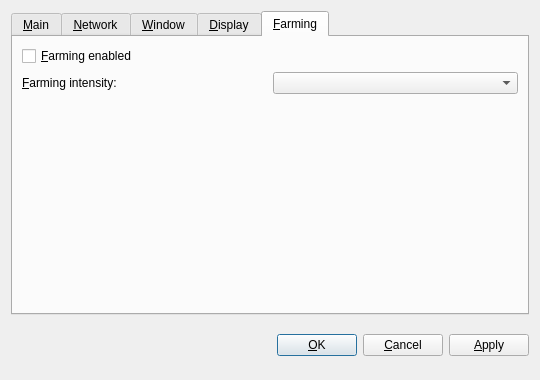
<?xml version="1.0" encoding="UTF-8"?>
<ui version="4.0">
 <class>OptionsDialog</class>
 <widget class="QDialog" name="OptionsDialog">
  <property name="geometry">
   <rect>
    <x>0</x>
    <y>0</y>
    <width>540</width>
    <height>380</height>
   </rect>
  </property>
  <property name="windowTitle">
   <string>Options</string>
  </property>
  <property name="modal">
   <bool>true</bool>
  </property>
  <layout class="QVBoxLayout" name="verticalLayout">
   <item>
    <widget class="QTabWidget" name="tabWidget">
     <property name="tabPosition">
      <enum>QTabWidget::North</enum>
     </property>
     <property name="currentIndex">
      <number>4</number>
     </property>
     <widget class="QWidget" name="tabMain">
      <attribute name="title">
       <string>&amp;Main</string>
      </attribute>
      <layout class="QVBoxLayout" name="verticalLayout_Main">
       <item>
        <widget class="QLabel" name="transactionFeeInfoLabel">
         <property name="text">
          <string>Optional transaction fee per kB that helps make sure your transactions are processed quickly. Most transactions are 1 kB.</string>
         </property>
         <property name="textFormat">
          <enum>Qt::PlainText</enum>
         </property>
         <property name="wordWrap">
          <bool>true</bool>
         </property>
        </widget>
       </item>
       <item>
        <layout class="QHBoxLayout" name="horizontalLayout_1_Main">
         <item>
          <widget class="QLabel" name="transactionFeeLabel">
           <property name="text">
            <string>Pay transaction &amp;fee</string>
           </property>
           <property name="textFormat">
            <enum>Qt::PlainText</enum>
           </property>
           <property name="buddy">
            <cstring>transactionFee</cstring>
           </property>
          </widget>
         </item>
         <item>
          <widget class="BitcoinAmountField" name="transactionFee"/>
         </item>
         <item>
          <spacer name="horizontalSpacer_1_Main">
           <property name="orientation">
            <enum>Qt::Horizontal</enum>
           </property>
           <property name="sizeHint" stdset="0">
            <size>
             <width>40</width>
             <height>20</height>
            </size>
           </property>
          </spacer>
         </item>
        </layout>
       </item>
       <item>
        <widget class="QCheckBox" name="bitcoinAtStartup">
         <property name="toolTip">
          <string>Automatically start Flaxscript after logging in to the system.</string>
         </property>
         <property name="text">
          <string>&amp;Start Flaxscript on system login</string>
         </property>
        </widget>
       </item>
       <item>
        <spacer name="verticalSpacer_Main">
         <property name="orientation">
          <enum>Qt::Vertical</enum>
         </property>
         <property name="sizeHint" stdset="0">
          <size>
           <width>20</width>
           <height>40</height>
          </size>
         </property>
        </spacer>
       </item>
       <item>
        <layout class="QHBoxLayout" name="horizontalLayout_2_Main">
         <item>
          <spacer name="horizontalSpacer_2_Main">
           <property name="orientation">
            <enum>Qt::Horizontal</enum>
           </property>
           <property name="sizeHint" stdset="0">
            <size>
             <width>40</width>
             <height>20</height>
            </size>
           </property>
          </spacer>
         </item>
         <item>
          <widget class="QPushButton" name="resetButton">
           <property name="toolTip">
            <string>Reset all client options to default.</string>
           </property>
           <property name="text">
            <string>&amp;Reset Options</string>
           </property>
           <property name="autoDefault">
            <bool>false</bool>
           </property>
          </widget>
         </item>
        </layout>
       </item>
      </layout>
     </widget>
     <widget class="QWidget" name="tabNetwork">
      <attribute name="title">
       <string>&amp;Network</string>
      </attribute>
      <layout class="QVBoxLayout" name="verticalLayout_Network">
       <item>
        <widget class="QCheckBox" name="mapPortUpnp">
         <property name="toolTip">
          <string>Automatically open the Flaxscript client port on the router. This only works when your router supports UPnP and it is enabled.</string>
         </property>
         <property name="text">
          <string>Map port using &amp;UPnP</string>
         </property>
        </widget>
       </item>
       <item>
        <widget class="QCheckBox" name="connectSocks">
         <property name="toolTip">
          <string>Connect to the Flaxscript network through a SOCKS proxy (e.g. when connecting through Tor).</string>
         </property>
         <property name="text">
          <string>&amp;Connect through SOCKS proxy:</string>
         </property>
        </widget>
       </item>
       <item>
        <layout class="QHBoxLayout" name="horizontalLayout_Network">
         <item>
          <widget class="QLabel" name="proxyIpLabel">
           <property name="text">
            <string>Proxy &amp;IP:</string>
           </property>
           <property name="textFormat">
            <enum>Qt::PlainText</enum>
           </property>
           <property name="buddy">
            <cstring>proxyIp</cstring>
           </property>
          </widget>
         </item>
         <item>
          <widget class="QValidatedLineEdit" name="proxyIp">
           <property name="maximumSize">
            <size>
             <width>140</width>
             <height>16777215</height>
            </size>
           </property>
           <property name="toolTip">
            <string>IP address of the proxy (e.g. 127.0.0.1)</string>
           </property>
          </widget>
         </item>
         <item>
          <widget class="QLabel" name="proxyPortLabel">
           <property name="text">
            <string>&amp;Port:</string>
           </property>
           <property name="textFormat">
            <enum>Qt::PlainText</enum>
           </property>
           <property name="buddy">
            <cstring>proxyPort</cstring>
           </property>
          </widget>
         </item>
         <item>
          <widget class="QLineEdit" name="proxyPort">
           <property name="maximumSize">
            <size>
             <width>55</width>
             <height>16777215</height>
            </size>
           </property>
           <property name="toolTip">
            <string>Port of the proxy (e.g. 9050)</string>
           </property>
          </widget>
         </item>
         <item>
          <widget class="QLabel" name="socksVersionLabel">
           <property name="text">
            <string>SOCKS &amp;Version:</string>
           </property>
           <property name="textFormat">
            <enum>Qt::PlainText</enum>
           </property>
           <property name="buddy">
            <cstring>socksVersion</cstring>
           </property>
          </widget>
         </item>
         <item>
          <widget class="QValueComboBox" name="socksVersion">
           <property name="toolTip">
            <string>SOCKS version of the proxy (e.g. 5)</string>
           </property>
          </widget>
         </item>
         <item>
          <spacer name="horizontalSpacer_Network">
           <property name="orientation">
            <enum>Qt::Horizontal</enum>
           </property>
           <property name="sizeHint" stdset="0">
            <size>
             <width>40</width>
             <height>20</height>
            </size>
           </property>
          </spacer>
         </item>
        </layout>
       </item>
       <item>
        <spacer name="verticalSpacer_Network">
         <property name="orientation">
          <enum>Qt::Vertical</enum>
         </property>
         <property name="sizeHint" stdset="0">
          <size>
           <width>20</width>
           <height>40</height>
          </size>
         </property>
        </spacer>
       </item>
      </layout>
     </widget>
     <widget class="QWidget" name="tabWindow">
      <attribute name="title">
       <string>&amp;Window</string>
      </attribute>
      <layout class="QVBoxLayout" name="verticalLayout_Window">
       <item>
        <widget class="QCheckBox" name="minimizeToTray">
         <property name="toolTip">
          <string>Show only a tray icon after minimizing the window.</string>
         </property>
         <property name="text">
          <string>&amp;Minimize to the tray instead of the taskbar</string>
         </property>
        </widget>
       </item>
       <item>
        <widget class="QCheckBox" name="minimizeOnClose">
         <property name="toolTip">
          <string>Minimize instead of exit the application when the window is closed. When this option is enabled, the application will be closed only after selecting Quit in the menu.</string>
         </property>
         <property name="text">
          <string>M&amp;inimize on close</string>
         </property>
        </widget>
       </item>
       <item>
        <widget class="QCheckBox" name="allowSounds">
        <property name="toolTip">
        <string/>
        </property>
        <property name="text">
        <string>&amp;Allow sounds</string>
        </property>
        </widget>
        </item>
       <item>
        <spacer name="verticalSpacer_Window">
         <property name="orientation">
          <enum>Qt::Vertical</enum>
         </property>
         <property name="sizeHint" stdset="0">
          <size>
           <width>20</width>
           <height>40</height>
          </size>
         </property>
        </spacer>
       </item>
      </layout>
     </widget>
     <widget class="QWidget" name="tabDisplay">
      <attribute name="title">
       <string>&amp;Display</string>
      </attribute>
      <layout class="QVBoxLayout" name="verticalLayout_Display">
       <item>
        <layout class="QHBoxLayout" name="horizontalLayout_1_Display">
         <item>
          <widget class="QLabel" name="langLabel">
           <property name="text">
            <string>User Interface &amp;language:</string>
           </property>
           <property name="textFormat">
            <enum>Qt::PlainText</enum>
           </property>
           <property name="buddy">
            <cstring>lang</cstring>
           </property>
          </widget>
         </item>
         <item>
          <widget class="QValueComboBox" name="lang">
           <property name="toolTip">
            <string>The user interface language can be set here. This setting will take effect after restarting Flaxscript.</string>
           </property>
          </widget>
         </item>
        </layout>
       </item>
       <item>
        <layout class="QHBoxLayout" name="horizontalLayout_2_Display">
         <item>
          <widget class="QLabel" name="unitLabel">
           <property name="text">
            <string>&amp;Unit to show amounts in:</string>
           </property>
           <property name="textFormat">
            <enum>Qt::PlainText</enum>
           </property>
           <property name="buddy">
            <cstring>unit</cstring>
           </property>
          </widget>
         </item>
         <item>
          <widget class="QValueComboBox" name="unit">
           <property name="toolTip">
            <string>Choose the default subdivision unit to show in the interface and when sending coins.</string>
           </property>
          </widget>
         </item>
        </layout>
       </item>
       <item>
        <widget class="QCheckBox" name="displayAddresses">
         <property name="toolTip">
          <string>Whether to show Flaxscript addresses in the transaction list or not.</string>
         </property>
         <property name="text">
          <string>&amp;Display addresses in transaction list</string>
         </property>
        </widget>
       </item>
       <item>
        <spacer name="verticalSpacer_Display">
         <property name="orientation">
          <enum>Qt::Vertical</enum>
         </property>
         <property name="sizeHint" stdset="0">
          <size>
           <width>20</width>
           <height>40</height>
          </size>
         </property>
        </spacer>
       </item>
      </layout>
     </widget>
     <widget class="QWidget" name="tabMining">
      <attribute name="title">
       <string>&amp;Farming</string>
      </attribute>
      <layout class="QVBoxLayout" name="verticalLayout_Mining">
       <item>
        <widget class="QCheckBox" name="checkboxMiningEnabled">
         <property name="toolTip">
          <string>&lt;html&gt;&lt;head/&gt;&lt;body&gt;&lt;p&gt;Whether to enabled Quark mining by default.&lt;/p&gt;&lt;/body&gt;&lt;/html&gt;</string>
         </property>
         <property name="text">
          <string>&amp;Farming enabled</string>
         </property>
        </widget>
       </item>
       <item>
        <layout class="QHBoxLayout" name="horizontalLayout_2_Mining">
         <item>
          <widget class="QLabel" name="labelMiningProcLimit">
           <property name="text">
            <string>&amp;Farming intensity:</string>
           </property>
           <property name="textFormat">
            <enum>Qt::PlainText</enum>
           </property>
           <property name="buddy">
            <cstring>comboMiningProcLimit</cstring>
           </property>
          </widget>
         </item>
         <item>
          <widget class="QValueComboBox" name="comboMiningProcLimit">
           <property name="toolTip">
            <string>Choose the default flax sowing intensity.</string>
           </property>
          </widget>
         </item>
        </layout>
       </item>
       <item>
        <spacer name="verticalSpacer_Display">
         <property name="orientation">
          <enum>Qt::Vertical</enum>
         </property>
         <property name="sizeHint" stdset="0">
          <size>
           <width>20</width>
           <height>40</height>
          </size>
         </property>
        </spacer>
       </item>
      </layout>
     </widget>
    </widget>
   </item>
   <item>
    <layout class="QHBoxLayout" name="horizontalLayout_Buttons">
     <item>
      <spacer name="horizontalSpacer_1">
       <property name="orientation">
        <enum>Qt::Horizontal</enum>
       </property>
       <property name="sizeHint" stdset="0">
        <size>
         <width>40</width>
         <height>48</height>
        </size>
       </property>
      </spacer>
     </item>
     <item>
      <widget class="QLabel" name="statusLabel">
       <property name="font">
        <font>
         <weight>75</weight>
         <bold>true</bold>
        </font>
       </property>
       <property name="text">
        <string/>
       </property>
       <property name="textFormat">
        <enum>Qt::PlainText</enum>
       </property>
       <property name="wordWrap">
        <bool>true</bool>
       </property>
      </widget>
     </item>
     <item>
      <spacer name="horizontalSpacer_2">
       <property name="orientation">
        <enum>Qt::Horizontal</enum>
       </property>
       <property name="sizeHint" stdset="0">
        <size>
         <width>40</width>
         <height>48</height>
        </size>
       </property>
      </spacer>
     </item>
     <item>
      <widget class="QPushButton" name="okButton">
       <property name="text">
        <string>&amp;OK</string>
       </property>
      </widget>
     </item>
     <item>
      <widget class="QPushButton" name="cancelButton">
       <property name="text">
        <string>&amp;Cancel</string>
       </property>
       <property name="autoDefault">
        <bool>false</bool>
       </property>
      </widget>
     </item>
     <item>
      <widget class="QPushButton" name="applyButton">
       <property name="text">
        <string>&amp;Apply</string>
       </property>
       <property name="autoDefault">
        <bool>false</bool>
       </property>
      </widget>
     </item>
    </layout>
   </item>
  </layout>
 </widget>
 <customwidgets>
  <customwidget>
   <class>BitcoinAmountField</class>
   <extends>QSpinBox</extends>
   <header>bitcoinamountfield.h</header>
  </customwidget>
  <customwidget>
   <class>QValueComboBox</class>
   <extends>QComboBox</extends>
   <header>qvaluecombobox.h</header>
  </customwidget>
  <customwidget>
   <class>QValidatedLineEdit</class>
   <extends>QLineEdit</extends>
   <header>qvalidatedlineedit.h</header>
  </customwidget>
 </customwidgets>
 <resources/>
 <connections/>
</ui>
